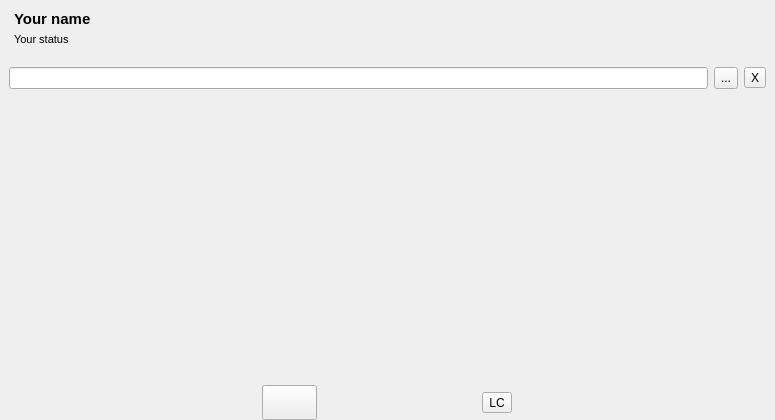
<?xml version="1.0" encoding="UTF-8"?>
<ui version="4.0">
 <class>MainWindow</class>
 <widget class="QMainWindow" name="MainWindow">
  <property name="geometry">
   <rect>
    <x>0</x>
    <y>0</y>
    <width>775</width>
    <height>420</height>
   </rect>
  </property>
  <property name="minimumSize">
   <size>
    <width>775</width>
    <height>420</height>
   </size>
  </property>
  <property name="windowTitle">
   <string notr="true">qTox</string>
  </property>
  <property name="windowIcon">
   <iconset resource="../res.qrc">
    <normaloff>:/img/icons/qtox.svg</normaloff>:/img/icons/qtox.svg</iconset>
  </property>
  <widget class="QWidget" name="centralwidget">
   <layout class="QVBoxLayout" name="verticalLayout_4">
    <property name="leftMargin">
     <number>0</number>
    </property>
    <property name="topMargin">
     <number>0</number>
    </property>
    <property name="rightMargin">
     <number>0</number>
    </property>
    <property name="bottomMargin">
     <number>0</number>
    </property>
    <item>
     <widget class="QSplitter" name="mainSplitter">
      <property name="sizePolicy">
       <sizepolicy hsizetype="Expanding" vsizetype="Expanding">
        <horstretch>0</horstretch>
        <verstretch>0</verstretch>
       </sizepolicy>
      </property>
      <property name="maximumSize">
       <size>
        <width>16777215</width>
        <height>16777215</height>
       </size>
      </property>
      <property name="mouseTracking">
       <bool>true</bool>
      </property>
      <property name="autoFillBackground">
       <bool>false</bool>
      </property>
      <property name="orientation">
       <enum>Qt::Horizontal</enum>
      </property>
      <property name="handleWidth">
       <number>6</number>
      </property>
      <property name="childrenCollapsible">
       <bool>false</bool>
      </property>
      <widget class="QFrame" name="statusPanel">
       <property name="sizePolicy">
        <sizepolicy hsizetype="Minimum" vsizetype="Preferred">
         <horstretch>0</horstretch>
         <verstretch>0</verstretch>
        </sizepolicy>
       </property>
       <layout class="QVBoxLayout" name="statusLayout">
        <property name="spacing">
         <number>0</number>
        </property>
        <property name="leftMargin">
         <number>0</number>
        </property>
        <property name="topMargin">
         <number>0</number>
        </property>
        <property name="rightMargin">
         <number>0</number>
        </property>
        <property name="bottomMargin">
         <number>0</number>
        </property>
        <item>
         <widget class="QWidget" name="statusHead" native="true">
          <property name="enabled">
           <bool>true</bool>
          </property>
          <property name="sizePolicy">
           <sizepolicy hsizetype="MinimumExpanding" vsizetype="Fixed">
            <horstretch>0</horstretch>
            <verstretch>0</verstretch>
           </sizepolicy>
          </property>
          <layout class="QGridLayout" name="gridLayout_2">
           <item row="0" column="0">
            <layout class="QHBoxLayout" name="myProfile">
             <property name="spacing">
              <number>0</number>
             </property>
             <item>
              <spacer name="horizontalSpacer_4">
               <property name="orientation">
                <enum>Qt::Horizontal</enum>
               </property>
               <property name="sizeType">
                <enum>QSizePolicy::Maximum</enum>
               </property>
               <property name="sizeHint" stdset="0">
                <size>
                 <width>5</width>
                 <height>20</height>
                </size>
               </property>
              </spacer>
             </item>
             <item>
              <layout class="QVBoxLayout" name="verticalLayout" stretch="1,1">
               <property name="spacing">
                <number>0</number>
               </property>
               <item>
                <widget class="CroppingLabel" name="nameLabel">
                 <property name="enabled">
                  <bool>true</bool>
                 </property>
                 <property name="sizePolicy">
                  <sizepolicy hsizetype="MinimumExpanding" vsizetype="Preferred">
                   <horstretch>1</horstretch>
                   <verstretch>0</verstretch>
                  </sizepolicy>
                 </property>
                 <property name="font">
                  <font>
                   <pointsize>11</pointsize>
                   <weight>75</weight>
                   <bold>true</bold>
                  </font>
                 </property>
                 <property name="cursor">
                  <cursorShape>PointingHandCursor</cursorShape>
                 </property>
                 <property name="accessibleName">
                  <string>Open profile</string>
                 </property>
                 <property name="accessibleDescription">
                  <string>Open profile page when clicked</string>
                 </property>
                 <property name="text">
                  <string>Your name</string>
                 </property>
                 <property name="textFormat">
                  <enum>Qt::PlainText</enum>
                 </property>
                </widget>
               </item>
               <item>
                <widget class="CroppingLabel" name="statusLabel">
                 <property name="sizePolicy">
                  <sizepolicy hsizetype="MinimumExpanding" vsizetype="Preferred">
                   <horstretch>1</horstretch>
                   <verstretch>0</verstretch>
                  </sizepolicy>
                 </property>
                 <property name="font">
                  <font>
                   <pointsize>8</pointsize>
                  </font>
                 </property>
                 <property name="accessibleName">
                  <string>Status message input</string>
                 </property>
                 <property name="accessibleDescription">
                  <string>Set your status message that will be shown to others</string>
                 </property>
                 <property name="text">
                  <string>Your status</string>
                 </property>
                 <property name="textFormat">
                  <enum>Qt::PlainText</enum>
                 </property>
                </widget>
               </item>
              </layout>
             </item>
             <item>
              <spacer name="horizontalSpacer_3">
               <property name="orientation">
                <enum>Qt::Horizontal</enum>
               </property>
               <property name="sizeType">
                <enum>QSizePolicy::Fixed</enum>
               </property>
               <property name="sizeHint" stdset="0">
                <size>
                 <width>10</width>
                 <height>20</height>
                </size>
               </property>
              </spacer>
             </item>
             <item>
              <widget class="QPushButton" name="statusButton">
               <property name="sizePolicy">
                <sizepolicy hsizetype="Fixed" vsizetype="Fixed">
                 <horstretch>0</horstretch>
                 <verstretch>0</verstretch>
                </sizepolicy>
               </property>
               <property name="minimumSize">
                <size>
                 <width>20</width>
                 <height>40</height>
                </size>
               </property>
               <property name="focusPolicy">
                <enum>Qt::NoFocus</enum>
               </property>
               <property name="accessibleName">
                <string>Status</string>
               </property>
               <property name="accessibleDescription">
                <string>Set availability status</string>
               </property>
               <property name="text">
                <string/>
               </property>
               <property name="iconSize">
                <size>
                 <width>10</width>
                 <height>10</height>
                </size>
               </property>
               <property name="autoExclusive">
                <bool>false</bool>
               </property>
               <property name="autoDefault">
                <bool>false</bool>
               </property>
               <property name="default">
                <bool>false</bool>
               </property>
               <property name="flat">
                <bool>true</bool>
               </property>
              </widget>
             </item>
            </layout>
           </item>
          </layout>
         </widget>
        </item>
        <item>
         <widget class="QWidget" name="searchContactsContainer" native="true">
          <property name="sizePolicy">
           <sizepolicy hsizetype="MinimumExpanding" vsizetype="Fixed">
            <horstretch>0</horstretch>
            <verstretch>0</verstretch>
           </sizepolicy>
          </property>
          <layout class="QVBoxLayout" name="verticalLayout_3">
           <item>
            <layout class="QHBoxLayout" name="horizontalLayout">
             <item>
              <widget class="QLineEdit" name="searchContactText">
               <property name="sizePolicy">
                <sizepolicy hsizetype="Ignored" vsizetype="Preferred">
                 <horstretch>0</horstretch>
                 <verstretch>0</verstretch>
                </sizepolicy>
               </property>
               <property name="accessibleName">
                <string>Contact search</string>
               </property>
               <property name="accessibleDescription">
                <string>Contact search input for known friends</string>
               </property>
               <property name="clearButtonEnabled">
                <bool>true</bool>
               </property>
              </widget>
             </item>
             <item>
              <widget class="QToolButton" name="searchContactFilterBox">
               <property name="sizePolicy">
                <sizepolicy hsizetype="Fixed" vsizetype="Preferred">
                 <horstretch>0</horstretch>
                 <verstretch>0</verstretch>
                </sizepolicy>
               </property>
               <property name="accessibleName">
                <string>Sorting and visibility</string>
               </property>
               <property name="accessibleDescription">
                <string>Set friends sorting and visibility</string>
               </property>
               <property name="text">
                <string>...</string>
               </property>
               <property name="popupMode">
                <enum>QToolButton::InstantPopup</enum>
               </property>
               <property name="toolButtonStyle">
                <enum>Qt::ToolButtonTextBesideIcon</enum>
               </property>
               <property name="arrowType">
                <enum>Qt::NoArrow</enum>
               </property>
              </widget>
             </item>
             <item>
              <widget class="QToolButton" name="clearEmptyGroup">
               <property name="toolTip">
                <string>clear empty groups</string>
               </property>
               <property name="text">
                <string>X</string>
               </property>
              </widget>
             </item>
            </layout>
           </item>
          </layout>
         </widget>
        </item>
        <item>
         <widget class="NotificationScrollArea" name="friendList">
          <property name="sizePolicy">
           <sizepolicy hsizetype="Minimum" vsizetype="Preferred">
            <horstretch>0</horstretch>
            <verstretch>0</verstretch>
           </sizepolicy>
          </property>
          <property name="layoutDirection">
           <enum>Qt::LeftToRight</enum>
          </property>
          <property name="autoFillBackground">
           <bool>true</bool>
          </property>
          <property name="frameShape">
           <enum>QFrame::NoFrame</enum>
          </property>
          <property name="horizontalScrollBarPolicy">
           <enum>Qt::ScrollBarAlwaysOff</enum>
          </property>
          <property name="widgetResizable">
           <bool>true</bool>
          </property>
          <widget class="QWidget" name="scrollAreaWidgetContents">
           <property name="geometry">
            <rect>
             <x>0</x>
             <y>0</y>
             <width>775</width>
             <height>286</height>
            </rect>
           </property>
           <layout class="QVBoxLayout" name="verticalLayout_5"/>
          </widget>
         </widget>
        </item>
        <item alignment="Qt::AlignHCenter">
         <widget class="QWidget" name="tooliconsZone" native="true">
          <property name="enabled">
           <bool>true</bool>
          </property>
          <property name="sizePolicy">
           <sizepolicy hsizetype="MinimumExpanding" vsizetype="Fixed">
            <horstretch>0</horstretch>
            <verstretch>0</verstretch>
           </sizepolicy>
          </property>
          <property name="styleSheet">
           <string notr="true"/>
          </property>
          <layout class="QHBoxLayout" name="horizontalLayout_2">
           <property name="spacing">
            <number>0</number>
           </property>
           <property name="leftMargin">
            <number>0</number>
           </property>
           <property name="topMargin">
            <number>0</number>
           </property>
           <property name="rightMargin">
            <number>0</number>
           </property>
           <property name="bottomMargin">
            <number>0</number>
           </property>
           <item>
            <widget class="QPushButton" name="addButton">
             <property name="minimumSize">
              <size>
               <width>55</width>
               <height>35</height>
              </size>
             </property>
             <property name="maximumSize">
              <size>
               <width>55</width>
               <height>35</height>
              </size>
             </property>
             <property name="focusPolicy">
              <enum>Qt::NoFocus</enum>
             </property>
             <property name="toolTip">
              <string>Add friends</string>
             </property>
             <property name="accessibleName">
              <string>Add friends</string>
             </property>
             <property name="accessibleDescription">
              <string>Open Add friends page</string>
             </property>
             <property name="autoFillBackground">
              <bool>false</bool>
             </property>
             <property name="styleSheet">
              <string notr="true"/>
             </property>
             <property name="text">
              <string/>
             </property>
             <property name="icon">
              <iconset resource="../res.qrc">
               <normaloff>:/img/add.svg</normaloff>:/img/add.svg</iconset>
             </property>
             <property name="iconSize">
              <size>
               <width>15</width>
               <height>15</height>
              </size>
             </property>
             <property name="checkable">
              <bool>false</bool>
             </property>
             <property name="autoDefault">
              <bool>false</bool>
             </property>
             <property name="flat">
              <bool>false</bool>
             </property>
            </widget>
           </item>
           <item>
            <widget class="QPushButton" name="groupButton">
             <property name="minimumSize">
              <size>
               <width>55</width>
               <height>35</height>
              </size>
             </property>
             <property name="focusPolicy">
              <enum>Qt::NoFocus</enum>
             </property>
             <property name="toolTip">
              <string>Create a group chat</string>
             </property>
             <property name="accessibleName">
              <string>Groupchat</string>
             </property>
             <property name="accessibleDescription">
              <string>Open groupchat management page</string>
             </property>
             <property name="autoFillBackground">
              <bool>false</bool>
             </property>
             <property name="text">
              <string/>
             </property>
             <property name="icon">
              <iconset resource="../res.qrc">
               <normaloff>:/img/group.svg</normaloff>:/img/group.svg</iconset>
             </property>
             <property name="iconSize">
              <size>
               <width>15</width>
               <height>15</height>
              </size>
             </property>
             <property name="flat">
              <bool>true</bool>
             </property>
            </widget>
           </item>
           <item>
            <widget class="QPushButton" name="transferButton">
             <property name="minimumSize">
              <size>
               <width>55</width>
               <height>35</height>
              </size>
             </property>
             <property name="maximumSize">
              <size>
               <width>55</width>
               <height>35</height>
              </size>
             </property>
             <property name="focusPolicy">
              <enum>Qt::NoFocus</enum>
             </property>
             <property name="toolTip">
              <string>View completed file transfers</string>
             </property>
             <property name="accessibleName">
              <string>File transfers history</string>
             </property>
             <property name="accessibleDescription">
              <string>Open File transfers history</string>
             </property>
             <property name="text">
              <string/>
             </property>
             <property name="icon">
              <iconset resource="../res.qrc">
               <normaloff>:/img/transfer.svg</normaloff>:/img/transfer.svg</iconset>
             </property>
             <property name="iconSize">
              <size>
               <width>15</width>
               <height>15</height>
              </size>
             </property>
             <property name="flat">
              <bool>true</bool>
             </property>
            </widget>
           </item>
           <item>
            <widget class="QPushButton" name="settingsButton">
             <property name="minimumSize">
              <size>
               <width>55</width>
               <height>35</height>
              </size>
             </property>
             <property name="maximumSize">
              <size>
               <width>55</width>
               <height>35</height>
              </size>
             </property>
             <property name="focusPolicy">
              <enum>Qt::NoFocus</enum>
             </property>
             <property name="toolTip">
              <string>Change your settings</string>
             </property>
             <property name="accessibleName">
              <string>Settings</string>
             </property>
             <property name="accessibleDescription">
              <string>Open Settings</string>
             </property>
             <property name="text">
              <string/>
             </property>
             <property name="icon">
              <iconset resource="../res.qrc">
               <normaloff>:/img/settings.svg</normaloff>:/img/settings.svg</iconset>
             </property>
             <property name="iconSize">
              <size>
               <width>15</width>
               <height>15</height>
              </size>
             </property>
             <property name="flat">
              <bool>true</bool>
             </property>
            </widget>
           </item>
           <item>
            <widget class="QToolButton" name="loadGlobalCss">
             <property name="toolTip">
              <string>reload app.css for test</string>
             </property>
             <property name="text">
              <string>LC</string>
             </property>
            </widget>
           </item>
          </layout>
         </widget>
        </item>
       </layout>
      </widget>
     </widget>
    </item>
   </layout>
  </widget>
  <action name="actionClose">
   <property name="text">
    <string>Close</string>
   </property>
   <property name="shortcut">
    <string notr="true">Ctrl+Q</string>
   </property>
  </action>
 </widget>
 <customwidgets>
  <customwidget>
   <class>CroppingLabel</class>
   <extends>QLabel</extends>
   <header location="global">src/widget/tool/croppinglabel.h</header>
  </customwidget>
  <customwidget>
   <class>NotificationScrollArea</class>
   <extends>QScrollArea</extends>
   <header location="global">src/widget/notificationscrollarea.h</header>
   <container>1</container>
  </customwidget>
 </customwidgets>
 <resources>
  <include location="../res.qrc"/>
 </resources>
 <connections/>
</ui>
